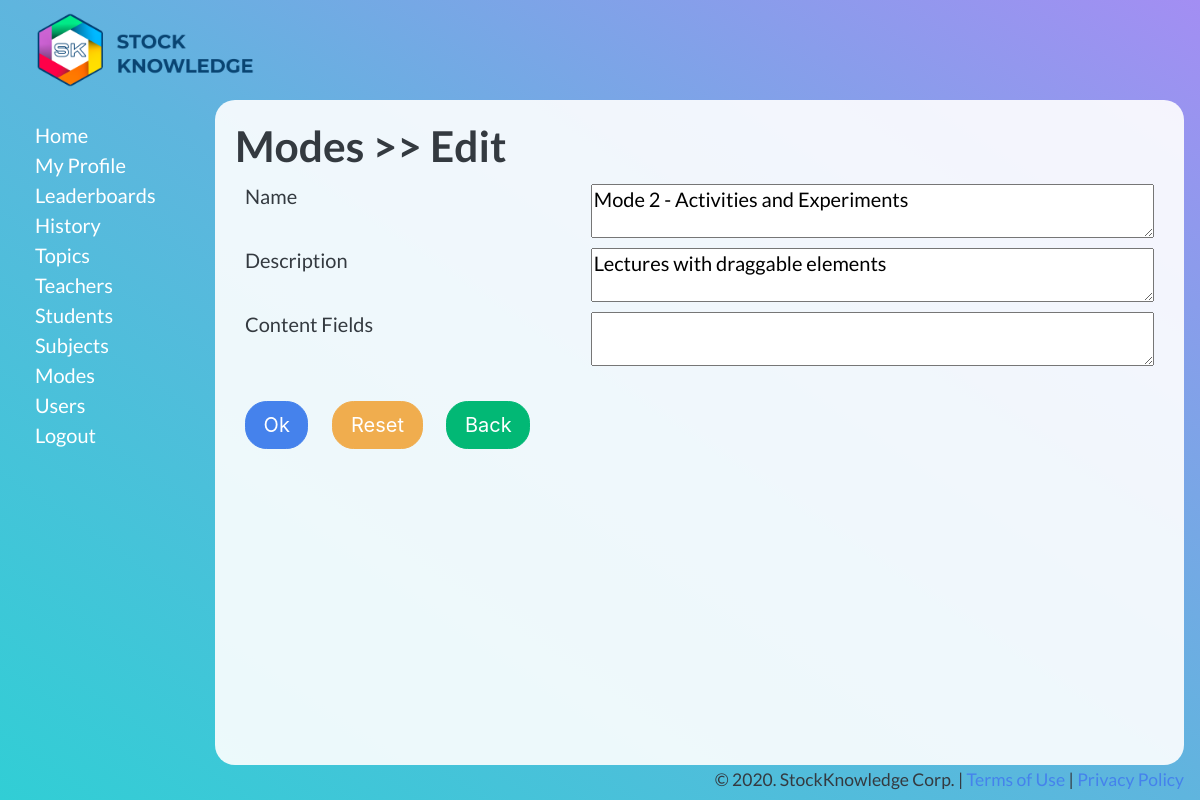
The page /admin/sk_modes/edit.php?id=2 (signed in) on the database its author committed.
### tables this page shows
CREATE TABLE `sk_modes` (
  `id` int(11) NOT NULL,
  `name` text NOT NULL,
  `description` text NOT NULL,
  `content_fields` text NOT NULL
);

### admin/_conf.dba.inc.php (called while the page is built, shortened)
<?php
$dba = new dba;
$dba->server = "localhost";
$dba->user = "root";
$dba->password = "";
$home_url = 'http://localhost/SK-LMS-App/admin';
?>

### admin/_class.dba.inc.php (called while the page is built, shortened)
<?php
class dba {
  var $link_id  = 0;
  var $query_id = 0;
    var $server   = "";
    var $user     = "";
    var $password = "";
    function connect() {
        if( 0 == $this->link_id) {
            $this->link_id = mysqli_connect( $this->server, $this->user, $this->password);
        }
    }
    function query($query_string) {
        $this->query_id = mysqli_query($this->link_id,$query_string);
        return $this->query_id;
    }
    function fetch_array($query_id = -1) {
        if ($query_id != false) {
            $this->query_id=$query_id;
        }
        $this->record = mysqli_fetch_array( $this->query_id);
        return $this->record;
    }
}

### admin/sk_modes/edit.php (the view, shortened to what this page needs)
<?php
require_once("../_class.dba.inc.php");
require_once("../_conf.dba.inc.php");
$query = "SELECT * FROM sk_modes WHERE id='".$_REQUEST['id']."' LIMIT 1";
$result = $dba->query($query);
$row = $dba->fetch_array($result);
?>
<html>
<head>
<link rel="stylesheet" type="text/css" media="screen" href="../style.css" />
<?php include('../header.php');?>
</head>
<body>
<?php include('../sidebar.php');?>
<div id="main-container"><div id="main">
<h1><?php echo $heading;?></h1>
<form action="update.php" method="POST">
<table class="edit">
<tr>
	<td>Name</td>
	<td><textarea name="name"><?= $row['name'] ?></textarea>
</td>
</tr>
<tr>
	<td>Description</td>
	<td><textarea name="description"><?= $row['description'] ?></textarea>
</td>
</tr>
<tr>
	<td>Content Fields</td>
	<td><textarea name="content_fields"><?= $row['content_fields'] ?></textarea>
</td>
</tr>
</table>
<br />
<input class="btn btn-primary" type="submit" value="Ok"> <input class="btn btn-warning" type="reset" value="Reset"> <a class="btn btn-success" href="list.php">Back</a>
</form>
</div></div>
<?php include('../footer.php');?>
</body>
</html>

### admin/style.css (style rules this page uses)
body { background: rgb(163,142,243); background: linear-gradient(214deg, rgba(163,142,243,1) 0%, rgba(95,181,222,1) 50%, rgba(49,206,213,1) 100%); min-height: 100vh; width: 100%; font-family: 'Lato', sans-serif; font-size: 20px; line-height: 30px; }
#main-container { min-height: calc(100vh - 135px); background: rgba(255,255,255,0.9); border-radius: 20px; }
#main { padding: 20px; }
#main table th, #main table td { padding: 5px 10px; font-size: 20px; vertical-align: top; }
.btn { font-size: 20px; margin: 0 10px 10px }
table { width: 100%; }
input, textarea { width: 100%; }
.btn { width: unset; }

### rows shown on the page
sk_modes: name "Mode 2 - Activities and Experiments", description "Lectures with draggable elements"

### other values the page prints
$heading "Modes >> Edit"
